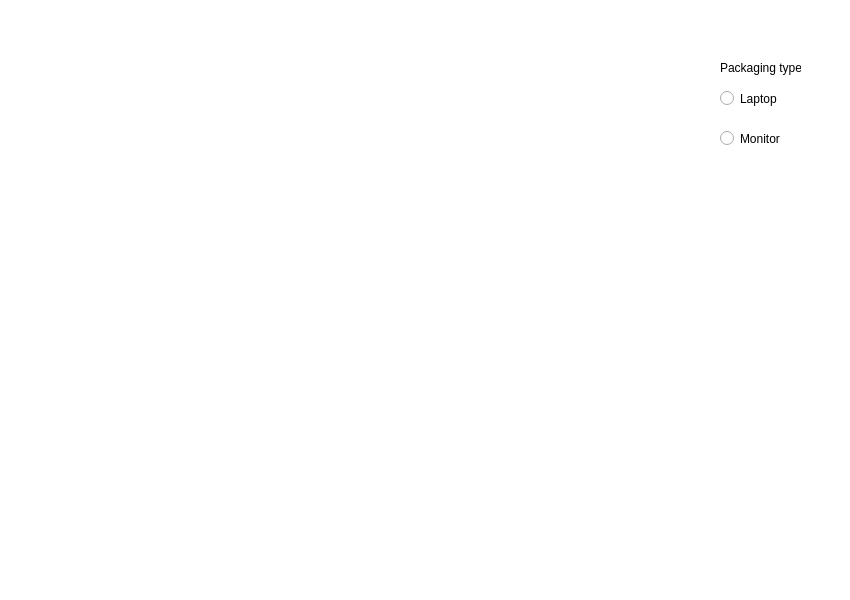
<?xml version="1.0" encoding="UTF-8"?>
<ui version="4.0">
 <class>Dialog</class>
 <widget class="QDialog" name="Dialog">
  <property name="geometry">
   <rect>
    <x>0</x>
    <y>0</y>
    <width>850</width>
    <height>600</height>
   </rect>
  </property>
  <property name="minimumSize">
   <size>
    <width>850</width>
    <height>600</height>
   </size>
  </property>
  <property name="windowTitle">
   <string>Dialog</string>
  </property>
  <property name="styleSheet">
   <string notr="true">background-color: rgb(255, 255, 255);</string>
  </property>
  <widget class="QRadioButton" name="laptop_box_size">
   <property name="geometry">
    <rect>
     <x>720</x>
     <y>90</y>
     <width>82</width>
     <height>17</height>
    </rect>
   </property>
   <property name="text">
    <string>Laptop</string>
   </property>
  </widget>
  <widget class="QRadioButton" name="Monitor">
   <property name="geometry">
    <rect>
     <x>720</x>
     <y>130</y>
     <width>82</width>
     <height>17</height>
    </rect>
   </property>
   <property name="text">
    <string>Monitor</string>
   </property>
  </widget>
  <widget class="QLabel" name="pack_type_label">
   <property name="geometry">
    <rect>
     <x>720</x>
     <y>60</y>
     <width>81</width>
     <height>16</height>
    </rect>
   </property>
   <property name="text">
    <string>Packaging type</string>
   </property>
  </widget>
 </widget>
 <resources/>
 <connections/>
</ui>
